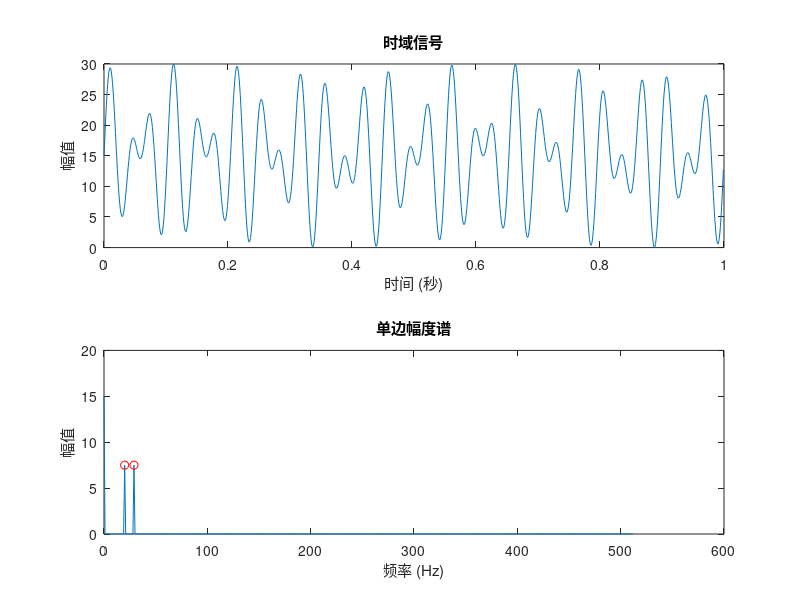

The MATLAB script that drew this image:
% g_dft_testdata.m - 生成具有指定频率的测试数据

% 清空环境
clc; clear; close all;

% 采样频率
Fs = 1024; 
% 信号长度
L = 1024; 
% 时间向量
t = (0:L-1)/Fs;

% 频率成分
f1 = 20; % 第22位
f2 = 29; % 第29位

% 生成基础信号
base_signal = sin(2*pi*f1*t) + sin(2*pi*f2*t);

base_signal = 15+7.5.*base_signal;

% 检查信号范围，确保不超过整数部分表示范围
max_signal = max(abs(base_signal));
fprintf('信号最大值: %.2f\n', max_signal);

if max_signal > 4095
    warning('信号值超过12位整数可表示的范围(4095)，需要减小放大系数');
end

% 计算FFT
Y = fft(base_signal);
f = Fs*(0:(L/2))/L;

% 绘制信号
figure;
subplot(2,1,1);
plot(t, base_signal);
title('时域信号');
xlabel('时间 (秒)');
ylabel('幅值');

% 绘制FFT结果
subplot(2,1,2);
P2 = abs(Y/L);
P1 = P2(1:L/2+1);
P1(2:end-1) = 2*P1(2:end-1);
plot(f, P1);
title('单边幅度谱');
xlabel('频率 (Hz)');
ylabel('幅值');

% 标记第22和29位
hold on;
plot(f1, P1(f1+1), 'ro');
plot(f2, P1(f2+1), 'ro');
hold off;

% 保存生成的数据
Data = base_signal';  % 转置为列向量，与原始lfp.m代码兼容
save('motortestdata.mat', 'Data');

fprintf('已生成测试数据并保存到motortestdata.mat\n');
